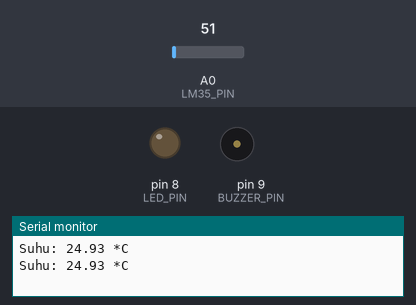
Bench run of a sketch on a simulated Arduino Uno, built with avr-gcc and run on an emulated ATmega328P. Shown: output pins drawn as LEDs (lit = HIGH), buzzer (waves = sounding, pin HIGH), the last lines printed to the serial monitor. Inputs (shaded band) come from the test bench; at power-on: A0 (LM35_PIN) = 51.

Above: at 2.8 s.
2.9 s: A0 (LM35_PIN) set to 54
At 4.3 s:
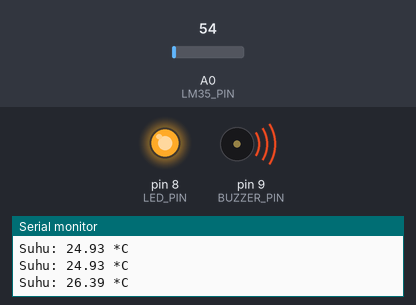
5.6 s: A0 (LM35_PIN) set to 30
At 7.0 s:
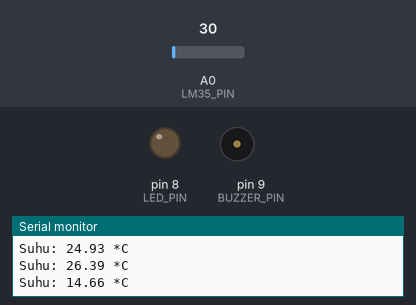
8.3 s: A0 (LM35_PIN) set to 61
At 11.3 s:
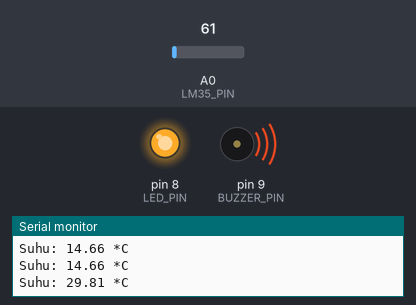
Timing chart, 0 to 12.8 s (numbered marks = the images above; inputs shaded):
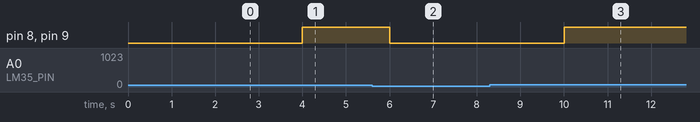

Measured:
- the behaviour switches between 51 and 52 on A0 (LM35_PIN) (found by bisection; images 0 and 1)
- after the input at 2.9 s, pin 8 (LED_PIN), pin 9 (BUZZER_PIN): LOW → HIGH after 1.1 s
- after the input at 5.6 s, pin 8 (LED_PIN), pin 9 (BUZZER_PIN): HIGH → LOW after 0.40 s
- after the input at 8.3 s, pin 8 (LED_PIN), pin 9 (BUZZER_PIN): LOW → HIGH after 1.7 s

The sketch:

1B_led_+_buzzer_on.nadia.ino
```cpp
#define LM35_PIN A0 // Pin analog untuk sensor LM35
#define LED_PIN 8    // Pin untuk LED
#define BUZZER_PIN 9  // Pin untuk Buzzer

void setup() {
  Serial.begin(9600); // Inisialisasi Serial Monitor
  pinMode(LED_PIN, OUTPUT); // Set pin LED sebagai OUTPUT
  pinMode(BUZZER_PIN, OUTPUT); // Set pin Buzzer sebagai OUTPUT
}

void loop() {
  // Baca nilai analog dari LM35
  int sensorValue = analogRead(LM35_PIN);

  // Konversi nilai analog ke suhu dalam Celsius
  float voltage = sensorValue * (5.0 / 1023.0); // Konversi ke volt
  float temperature = voltage * 100; // LM35 menghasilkan 10mV per °C

  // Tampilkan hasil di Serial Monitor
  Serial.print("Suhu: ");
  Serial.print(temperature);
  Serial.println(" *C");

  // Nyalakan LED dan buzzer jika suhu >= 25 derajat
  if (temperature >= 25) {
    digitalWrite(LED_PIN, HIGH); // Nyalakan LED
    digitalWrite(BUZZER_PIN, HIGH); // Nyalakan Buzzer
  } else {
    digitalWrite(LED_PIN, LOW); // Matikan LED
    digitalWrite(BUZZER_PIN, LOW); // Matikan Buzzer
  }

  // Tunggu 2 detik sebelum pengukuran berikutnya
  delay(2000);
}
```
